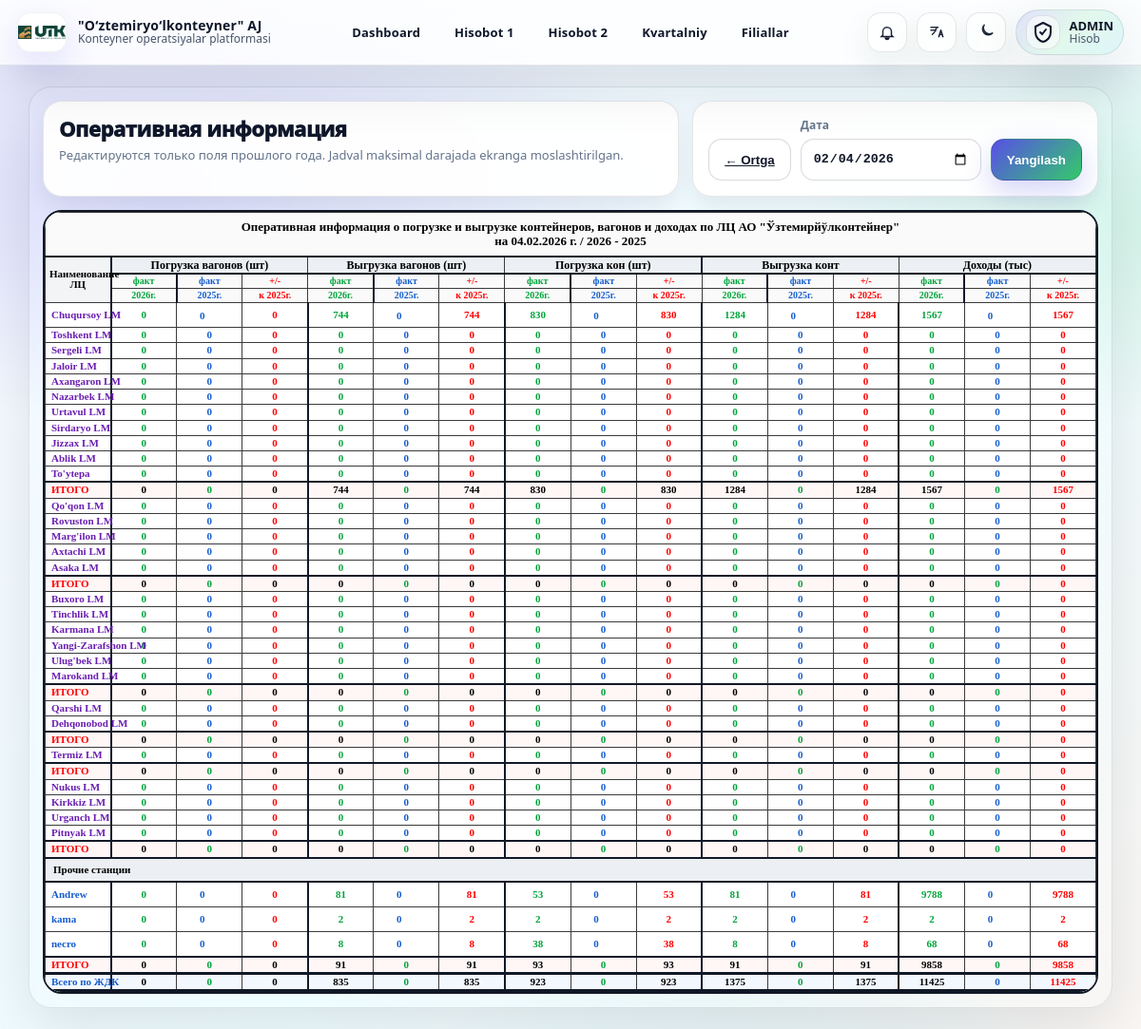
The app's page /kvartalniy/kun/2026-02-04/ (signed in) with its own data.
### accounts/models.py (models this page shows, shortened)
class KvartalniyDaily(models.Model):
    station = models.ForeignKey("StationProfile", on_delete=models.CASCADE)
    date = models.DateField()
    pogr_this_year = models.IntegerField(default=0)
    pogr_last_year = models.IntegerField(null=True, blank=True)
    vygr_this_year = models.IntegerField(default=0)
    vygr_last_year = models.IntegerField(null=True, blank=True)
    pogr_kont_this_year = models.IntegerField(default=0)
    pogr_kont_last_year = models.IntegerField(null=True, blank=True)
    vygr_kont_this_year = models.IntegerField(default=0)
    vygr_kont_last_year = models.IntegerField(null=True, blank=True)
    income_this_year = models.IntegerField(default=0)
    income_last_year = models.IntegerField(null=True, blank=True, default=0)
    class Meta:
        unique_together = ("station", "date")
        ordering = ["date"]

class StationProfile(models.Model):
    user = models.OneToOneField(User, on_delete=models.CASCADE, related_name='station_profile')
    station_name = models.CharField(max_length=255)
    plain_password = models.CharField(max_length=128, blank=True, default="")
    status=models.BooleanField(default=False)
    status_online = models.BooleanField(default=False)  # optional, can keep
    last_seen = models.DateTimeField(null=True, blank=True)

### reports/kvartalniy.py (the view, shortened to what this page needs)
# urls.py: path("kvartalniy/kun/", kvartalniy_kun, name="kvartalniy_kun"),
@transaction.atomic
def kvartalniy_kun(request, date_str=None):
    if not request.user.is_superuser:
        return redirect("station_table_1_list")
    if request.method == "POST":
        date_str = request.POST.get("date") or date_str
    if date_str:
        try:
            selected_date = datetime.strptime(date_str, "%Y-%m-%d").date()
        except ValueError:
            selected_date = timezone.localdate()
    else:
        selected_date = timezone.localdate()
    current_year = selected_date.year
    prev_year_date = _same_day_last_year(selected_date)
    prev_year = prev_year_date.year
    current_year_data = _build_current_year_totals_by_station(selected_date)
    last_year_data = _build_last_year_totals_by_station_from_hisobot1(prev_year_date)
    all_station_ids = set(current_year_data.keys()) | set(last_year_data.keys())
    for station_id in all_station_ids:
        current_item = current_year_data.get(station_id, {})
        last_item = last_year_data.get(station_id, {})
        station = current_item.get("station") or last_item.get("station")
        if not station:
            continue
        obj, _ = KvartalniyDaily.objects.get_or_create(
            station=station,
            date=selected_date,
            defaults={
                "pogr_this_year": current_item.get("pogr_this_year", 0),
                "vygr_this_year": current_item.get("vygr_this_year", 0),
                "pogr_kont_this_year": current_item.get("pogr_kont_this_year", 0),
                "vygr_kont_this_year": current_item.get("vygr_kont_this_year", 0),
                "pogr_last_year": last_item.get("pogr_last_year", 0),
                "vygr_last_year": last_item.get("vygr_last_year", 0),
                "pogr_kont_last_year": last_item.get("pogr_kont_last_year", 0),
                "vygr_kont_last_year": last_item.get("vygr_kont_last_year", 0),
                "income_this_year": current_item.get("income_this_year", 0),
                "income_last_year": last_item.get("income_last_year", 0),
            }
        )
        obj.pogr_this_year = current_item.get("pogr_this_year", 0)
        obj.vygr_this_year = current_item.get("vygr_this_year", 0)
        obj.pogr_kont_this_year = current_item.get("pogr_kont_this_year", 0)
        obj.vygr_kont_this_year = current_item.get("vygr_kont_this_year", 0)
        obj.income_this_year = current_item.get("income_this_year", 0)
        if obj.pogr_last_year in (None, 0):
            obj.pogr_last_year = last_item.get("pogr_last_year", 0)
        if obj.vygr_last_year in (None, 0):
            obj.vygr_last_year = last_item.get("vygr_last_year", 0)
        if obj.pogr_kont_last_year in (None, 0):
            obj.pogr_kont_last_year = last_item.get("pogr_kont_last_year", 0)
        if obj.vygr_kont_last_year in (None, 0):
            obj.vygr_kont_last_year = last_item.get("vygr_kont_last_year", 0)
        if getattr(obj, "income_last_year", 0) in (None, 0):
            obj.income_last_year = last_item.get("income_last_year", 0)
        obj.save()
    db_rows = (
        KvartalniyDaily.objects
        .filter(date=selected_date)
        .select_related("station")
        .order_by("station__station_name")
    )
    rows_by_name = {}
    for row in db_rows:
        if row.station and row.station.station_name:
            rows_by_name[_normalize_station_name(row.station.station_name)] = row
    groups = []
    grand_total = _make_zero_totals("Всего по ЖДК")
    known_station_names = set()
    for idx, cfg in enumerate(DISPLAY_GROUPS, start=1):
        group_rows = []
        subtotal = _make_zero_totals("ИТОГО")
        for station_name in cfg["stations"]:
            normalized = _normalize_station_name(station_name)
            known_station_names.add(normalized)
            row = rows_by_name.get(normalized)
            if row:
                item = _row_to_dict(row)
            else:
                item = _make_empty_station_row(station_name)
            group_rows.append(item)
            _add_to_totals(subtotal, item)
            _add_to_totals(grand_total, item)
        groups.append({
            "index": idx,
            "title": None,
            "rows": group_rows,
            "subtotal": subtotal,
        })
    unmatched_rows = []
    unmatched_total = _make_zero_totals("ИТОГО")
    for normalized_name, row in rows_by_name.items():
        if normalized_name not in known_station_names:
            item = _row_to_dict(row)
            item["is_other"] = True
            unmatched_rows.append(item)
            _add_to_totals(unmatched_total, item)
            _add_to_totals(grand_total, item)
    unmatched_rows.sort(key=lambda x: x["station_name"].lower())
    if unmatched_rows:
        groups.append({
            "index": len(groups) + 1,
            "title": "Прочие станции",
            "rows": unmatched_rows,
            "subtotal": unmatched_total,
        })
    context = {
        "date": selected_date,
        "current_year": current_year,
        "prev_year": prev_year,
        "prev_date_label": f"{current_year} - {prev_year}",
        "groups": groups,
        "grand_total": grand_total,
    }
    return render(request, "kvartalniy_day_report.html", context)

### templates/kvartalniy_day_report.html (shortened to what this page needs)
{% extends "base.html" %}
{% load report_extras %}
{% block content %}
<div class="op-page">
  <div class="op-shell">
    <div class="op-card">
      <form method="post">
        <div class="op-top">
          <div class="op-headbox">
            <h2 class="op-title">Оперативная информация</h2>
            <p class="op-muted">
              Редактируются только поля прошлого года. Jadval maksimal darajada ekranga moslashtirilgan.
            </p>
          </div>
          <div class="op-actionsbox">
            <div class="op-actions">
              <button class="op-btn secondary" type="button" ><a href="{% url 'kvartalniy_daily_list' %}">← Ortga </a> </button>
              <div class="op-field">
                <label>Дата</label>
                <input class="op-input" type="date" name="date" value="{{ date|date:'Y-m-d' }}" required>
              </div>
              <button class="op-btn primary" type="submit" name="save" value="1">Yangilash</button>
            </div>
          </div>
        </div>
        <div class="op-wrap">
          <div class="op-scroll">
            <table class="op-table">
              <thead>
                <tr>
                  <th class="op-main-title" colspan="16">
                    Оперативная информация о погрузке и выгрузке контейнеров, вагонов и доходах по ЛЦ АО "Ўзтемирйўлконтейнер"<br>
                    на {{ date|date:"d.m.Y" }} г. / {{ prev_date_label }}
                  </th>
                </tr>
                <tr>
                  <th class="name-col" rowspan="3">Наименование<br>ЛЦ</th>
                  <th class="op-group" colspan="3">Погрузка вагонов (шт)</th>
                  <th class="op-group" colspan="3">Выгрузка вагонов (шт)</th>
                  <th class="op-group" colspan="3">Погрузка кон (шт)</th>
                  <th class="op-group" colspan="3">Выгрузка конт</th>
                  <th class="op-group" colspan="3">Доходы (тыс)</th>
                </tr>
                <tr>
                  <th class="op-sub green">факт</th>
                  <th class="op-sub blue">факт</th>
                  <th class="op-sub red">+/-</th>
                  <th class="op-sub green">факт</th>
                  <th class="op-sub blue">факт</th>
                  <th class="op-sub red">+/-</th>
                  <th class="op-sub green">факт</th>
                  <th class="op-sub blue">факт</th>
                  <th class="op-sub red">+/-</th>
                  <th class="op-sub green">факт</th>
                  <th class="op-sub blue">факт</th>
                  <th class="op-sub red">+/-</th>
                  <th class="op-sub green">факт</th>
                  <th class="op-sub blue">факт</th>
                  <th class="op-sub red">+/-</th>
                </tr>
                <tr>
                  <th class="op-sub green">{{ current_year }}г.</th>
                  <th class="op-sub blue">{{ prev_year }}г.</th>
                  <th class="op-sub red">к {{ prev_year }}г.</th>
                  <th class="op-sub green">{{ current_year }}г.</th>
                  <th class="op-sub blue">{{ prev_year }}г.</th>
                  <th class="op-sub red">к {{ prev_year }}г.</th>
                  <th class="op-sub green">{{ current_year }}г.</th>
                  <th class="op-sub blue">{{ prev_year }}г.</th>
                  <th class="op-sub red">к {{ prev_year }}г.</th>
                  <th class="op-sub green">{{ current_year }}г.</th>
                  <th class="op-sub blue">{{ prev_year }}г.</th>
                  <th class="op-sub red">к {{ prev_year }}г.</th>
                  <th class="op-sub green">{{ current_year }}г.</th>
                  <th class="op-sub blue">{{ prev_year }}г.</th>
                  <th class="op-sub red">к {{ prev_year }}г.</th>
                </tr>
              </thead>
              <tbody>
                {% for group in groups %}
                  {% if group.title %}
                    <tr class="group-title-row">
                      <td colspan="16">{{ group.title }}</td>
                    </tr>
                  {% endif %}
                  {% for row in group.rows %}
                    <tr>
                      <td class="name-col {% if row.is_other %}blue{% else %}purple{% endif %}">
                        {{ row.station_name }}
                      </td>
                      <td class="readonly-green">{{ row.pogr_this_year }}</td>
                      <td class="{% if row.id %}edit-cell{% else %}readonly-blue{% endif %}">
                        {% if row.id %}
                          <input class="edit-input blue" type="number" name="pogr_last_year_{{ row.id }}" value="{{ row.pogr_last_year|default_if_none:0 }}">
                        {% else %}
                          {{ row.pogr_last_year }}
                        {% endif %}
                      </td>
                      <td class="readonly-red">{{ row.pogr_diff }}</td>
                      <td class="readonly-green">{{ row.vygr_this_year }}</td>
                      <td class="{% if row.id %}edit-cell{% else %}readonly-blue{% endif %}">
                        {% if row.id %}
                          <input class="edit-input blue" type="number" name="vygr_last_year_{{ row.id }}" value="{{ row.vygr_last_year|default_if_none:0 }}">
                        {% else %}
                          {{ row.vygr_last_year }}
                        {% endif %}
                      </td>
                      <td class="readonly-red">{{ row.vygr_diff }}</td>
                      <td class="readonly-green">{{ row.pogr_kont_this_year }}</td>
                      <td class="{% if row.id %}edit-cell{% else %}readonly-blue{% endif %}">
                        {% if row.id %}
                          <input class="edit-input blue" type="number" name="pogr_kont_last_year_{{ row.id }}" value="{{ row.pogr_kont_last_year|default_if_none:0 }}">
                        {% else %}
                          {{ row.pogr_kont_last_year }}
                        {% endif %}
                      </td>
                      <td class="readonly-red">{{ row.pogr_kont_diff }}</td>
                      <td class="readonly-green">{{ row.vygr_kont_this_year }}</td>
                      <td class="{% if row.id %}edit-cell{% else %}readonly-blue{% endif %}">
                        {% if row.id %}
                          <input class="edit-input blue" type="number" name="vygr_kont_last_year_{{ row.id }}" value="{{ row.vygr_kont_last_year|default_if_none:0 }}">
                        {% else %}
                          {{ row.vygr_kont_last_year }}
                        {% endif %}
                      </td>
                      <td class="readonly-red">{{ row.vygr_kont_diff }}</td>
                      <td class="readonly-green">{{ row.income_this_year }}</td>
                      <td class="{% if row.id %}edit-cell{% else %}readonly-blue{% endif %}">
                        {% if row.id %}
                          <input class="edit-input blue" type="number" name="income_last_year_{{ row.id }}" value="{{ row.income_last_year|default_if_none:0 }}">
                        {% else %}
                          {{ row.income_last_year }}
                        {% endif %}
                      </td>
                      <td class="readonly-red">{{ row.income_diff }}</td>
                    </tr>
                  {% endfor %}
                  <tr class="subtotal">
                    <td class="name-col">{{ group.subtotal.station_name }}</td>
                    <td>{{ group.subtotal.pogr_this_year }}</td>
                    <td class="green">{{ group.subtotal.pogr_last_year }}</td>
                    <td>{{ group.subtotal.pogr_diff }}</td>
                    <td>{{ group.subtotal.vygr_this_year }}</td>
                    <td class="green">{{ group.subtotal.vygr_last_year }}</td>
                    <td>{{ group.subtotal.vygr_diff }}</td>
                    <td>{{ group.subtotal.pogr_kont_this_year }}</td>
                    <td class="green">{{ group.subtotal.pogr_kont_last_year }}</td>
                    <td>{{ group.subtotal.pogr_kont_diff }}</td>
                    <td>{{ group.subtotal.vygr_kont_this_year }}</td>
                    <td class="green">{{ group.subtotal.vygr_kont_last_year }}</td>
                    <td>{{ group.subtotal.vygr_kont_diff }}</td>
                    <td>{{ group.subtotal.income_this_year }}</td>
                    <td class="green">{{ group.subtotal.income_last_year }}</td>
                    <td class="red">{{ group.subtotal.income_diff }}</td>
                  </tr>
                {% endfor %}
                <tr class="grandtotal">
                  <td class="name-col">{{ grand_total.station_name }}</td>
                  <td>{{ grand_total.pogr_this_year }}</td>
                  <td class="green">{{ grand_total.pogr_last_year }}</td>
                  <td>{{ grand_total.pogr_diff }}</td>
                  <td>{{ grand_total.vygr_this_year }}</td>
                  <td class="green">{{ grand_total.vygr_last_year }}</td>
                  <td>{{ grand_total.vygr_diff }}</td>
                  <td>{{ grand_total.pogr_kont_this_year }}</td>
                  <td class="green">{{ grand_total.pogr_kont_last_year }}</td>
                  <td>{{ grand_total.pogr_kont_diff }}</td>
                  <td>{{ grand_total.vygr_kont_this_year }}</td>
                  <td class="green">{{ grand_total.vygr_kont_last_year }}</td>
                  <td>{{ grand_total.vygr_kont_diff }}</td>
                  <td>{{ grand_total.income_this_year }}</td>
                  <td class="blue">{{ grand_total.income_last_year }}</td>
                  <td class="red">{{ grand_total.income_diff }}</td>
                </tr>
              </tbody>
            </table>
          </div>
        </div>
      </form>
    </div>
  </div>
</div>
{% endblock %}

### records on screen
KvartalniyDaily: station_name "Chuqursoy LM", pogr_this_year "0", pogr_last_year "0", pogr_diff "0", vygr_this_year "744", vygr_last_year "0", vygr_diff "744", pogr_kont_this_year "830", pogr_kont_last_year "0", pogr_kont_diff "830", vygr_kont_this_year "1284", vygr_kont_last_year "0", vygr_kont_diff "1284", income_this_year "1567", income_last_year "0", income_diff "1567", station_name "Toshkent LM" "Sergeli LM" "Jaloir LM" "Axangaron LM" "Nazarbek LM" "Urtavul LM" "Sirdaryo LM" "Jizzax LM" "Ablik LM" "To'ytepa", pogr_this_year "0" "0" "0" "0" "0" "0" "0" "0" "0" "0", pogr_last_year "0" "0" "0" "0" "0" "0" "0" "0" "0" "0", pogr_diff "0" "0" "0" "0" "0" "0" "0" "0" "0" "0", vygr_this_year "0" "0" "0" "0" "0" "0" "0" "0" "0" "0", vygr_last_year "0" "0" "0" "0" "0" "0" "0" "0" "0" "0", vygr_diff "0" "0" "0" "0" "0" "0" "0" "0" "0" "0", pogr_kont_this_year "0" "0" "0" "0" "0" "0" "0" "0" "0" "0", pogr_kont_last_year "0" "0" "0" "0" "0" "0" "0" "0" "0" "0", pogr_kont_diff "0" "0" "0" "0" "0" "0" "0" "0" "0" "0", vygr_kont_this_year "0" "0" "0" "0" "0" "0" "0" "0" "0" "0", vygr_kont_last_year "0" "0" "0" "0" "0" "0" "0" "0" "0" "0", vygr_kont_diff "0" "0" "0" "0" "0" "0" "0" "0" "0" "0", income_this_year "0" "0" "0" "0" "0" "0" "0" "0" "0" "0", income_last_year "0" "0" "0" "0" "0" "0" "0" "0" "0" "0", income_diff "0" "0" "0" "0" "0" "0" "0" "0" "0" "0", subtotal.station_name "ИТОГО", subtotal.pogr_this_year "0", subtotal.pogr_last_year "0", subtotal.pogr_diff "0", subtotal.vygr_this_year "744", subtotal.vygr_last_year "0", subtotal.vygr_diff "744", subtotal.pogr_kont_this_year "830", subtotal.pogr_kont_last_year "0", subtotal.pogr_kont_diff "830", subtotal.vygr_kont_this_year "1284", subtotal.vygr_kont_last_year "0", subtotal.vygr_kont_diff "1284", subtotal.income_this_year "1567", subtotal.income_last_year "0", subtotal.income_diff "1567"
KvartalniyDaily: station_name "Andrew", pogr_this_year "0", pogr_last_year "0", pogr_diff "0", vygr_this_year "81", vygr_last_year "0", vygr_diff "81", pogr_kont_this_year "53", pogr_kont_last_year "0", pogr_kont_diff "53", vygr_kont_this_year "81", vygr_kont_last_year "0", vygr_kont_diff "81", income_this_year "9788", income_last_year "0", income_diff "9788"
StationProfile: station_name "kama"
KvartalniyDaily: station_name "necro", pogr_this_year "0", pogr_last_year "0", pogr_diff "0", vygr_this_year "8", vygr_last_year "0", vygr_diff "8", pogr_kont_this_year "38", pogr_kont_last_year "0", pogr_kont_diff "38", vygr_kont_this_year "8", vygr_kont_last_year "0", vygr_kont_diff "8", income_this_year "68", income_last_year "0", income_diff "68"

### other values on screen
{{ date|date:"d.m.Y" }} "04.02.2026"
{{ prev_date_label }} "2026 - 2025"
{{ current_year }} "2026"
{{ prev_year }} "2025"
{{ row.station_name }} "Qo'qon LM" "Rovuston LM" "Marg'ilon LM" "Axtachi LM" "Asaka LM" "Buxoro LM" "Tinchlik LM" "Karmana LM" "Yangi-Zarafshon LM" "Ulug'bek LM" "Marokand LM" "Qarshi LM" "Dehqonobod LM" "Termiz LM" "Nukus LM" "Kirkkiz LM" "Urganch LM" "Pitnyak LM"
{{ row.pogr_this_year }} "0" "0" "0" "0" "0" "0" "0" "0" "0" "0" "0" "0" "0" "0" "0" "0" "0" "0" "0"
{{ row.pogr_last_year }} "0" "0" "0" "0" "0" "0" "0" "0" "0" "0" "0" "0" "0" "0" "0" "0" "0" "0"
{{ row.pogr_diff }} "0" "0" "0" "0" "0" "0" "0" "0" "0" "0" "0" "0" "0" "0" "0" "0" "0" "0" "0"
{{ row.vygr_this_year }} "0" "0" "0" "0" "0" "0" "0" "0" "0" "0" "0" "0" "0" "0" "0" "0" "0" "0" "2"
{{ row.vygr_last_year }} "0" "0" "0" "0" "0" "0" "0" "0" "0" "0" "0" "0" "0" "0" "0" "0" "0" "0"
{{ row.vygr_diff }} "0" "0" "0" "0" "0" "0" "0" "0" "0" "0" "0" "0" "0" "0" "0" "0" "0" "0" "2"
{{ row.pogr_kont_this_year }} "0" "0" "0" "0" "0" "0" "0" "0" "0" "0" "0" "0" "0" "0" "0" "0" "0" "0" "2"
{{ row.pogr_kont_last_year }} "0" "0" "0" "0" "0" "0" "0" "0" "0" "0" "0" "0" "0" "0" "0" "0" "0" "0"
{{ row.pogr_kont_diff }} "0" "0" "0" "0" "0" "0" "0" "0" "0" "0" "0" "0" "0" "0" "0" "0" "0" "0" "2"
{{ row.vygr_kont_this_year }} "0" "0" "0" "0" "0" "0" "0" "0" "0" "0" "0" "0" "0" "0" "0" "0" "0" "0" "2"
